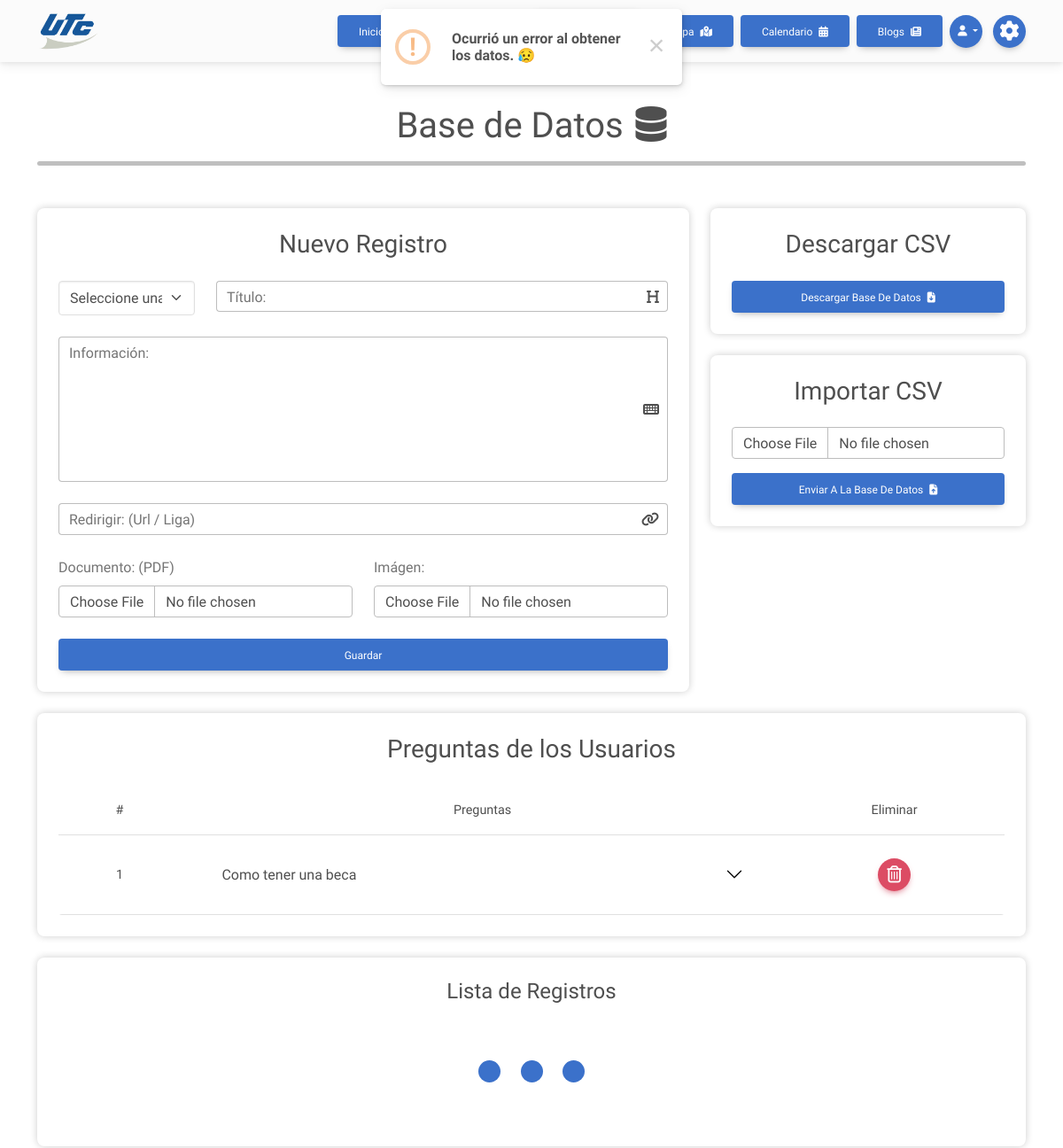
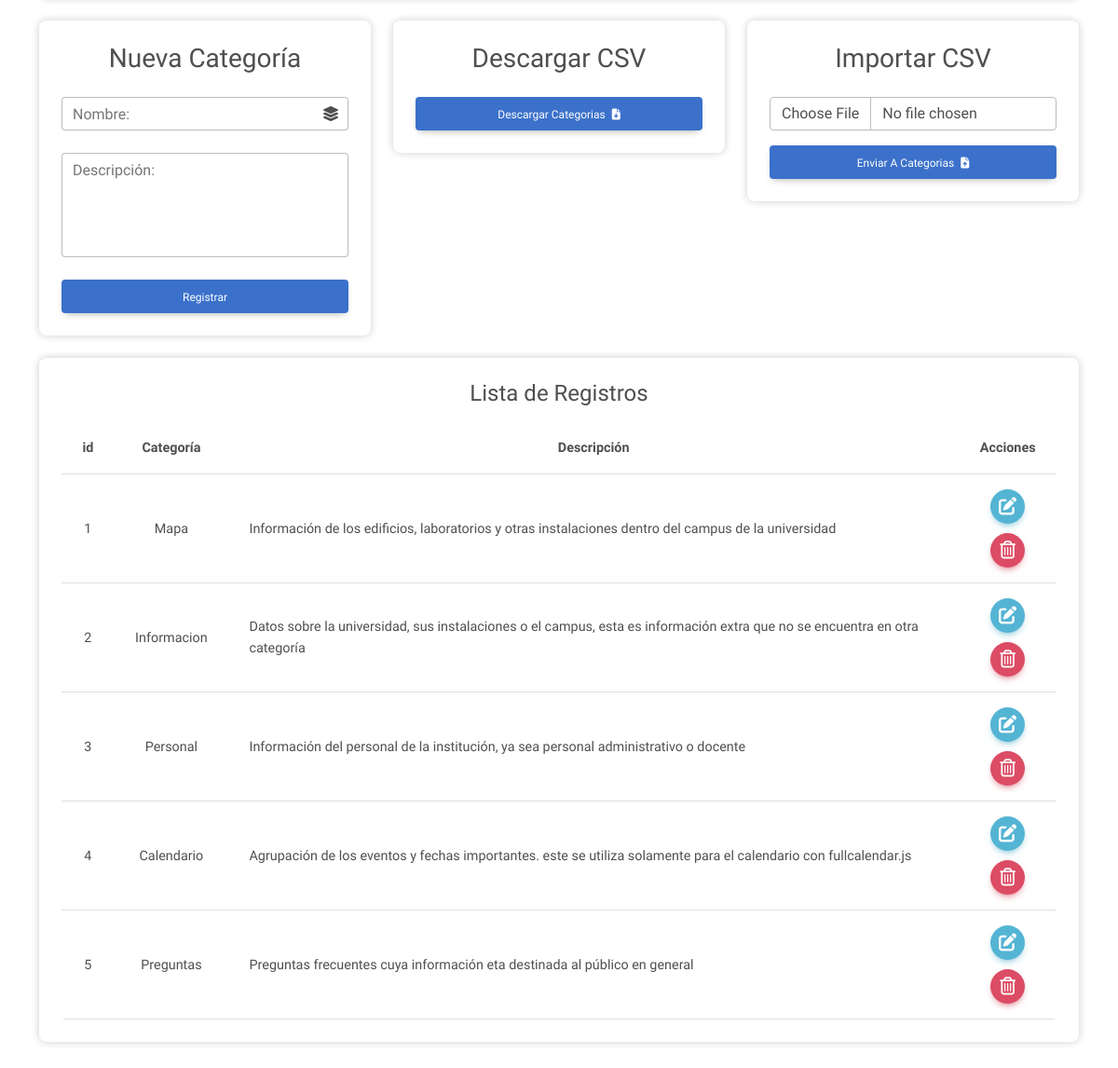
Screenshot of /administracion/base_de_datos/ (signed in) with the database file from the repository (2 pictures, top to bottom).
### cross_asistent/models.py (models this page shows, shortened)
class Preguntas(models.Model):
    pregunta = models.CharField(max_length=150)
    descripcion = models.TextField(blank=True)
    fecha = models.DateTimeField(auto_now_add=True)

class Categorias(models.Model):
    categoria = models.CharField(max_length=50)
    descripcion = models.TextField(null=True, blank=True)
    creacion = models.DateTimeField(auto_now=True)

### cross_asistent/views.py (the view)
# urls.py: path('administracion/base_de_datos/', views.database_page, name='database_page'),
@login_required
@never_cache
def database_page(request):
    context = { 'active_page':'database','pages':functions.pages, 'preguntas_sending':questions_all, 'categorias':categoriasFilter, 'categoriasall':categoriasall }
    return render(request, 'admin/database.html', context)

### cross_asistent/templates/admin/database.html (shortened to what this page needs)
{% extends 'base/widget.html' %}
{% load static %}
{% block link_home %}{% url 'vista_programador' %}{% endblock %}
{% block link_default %}
{% include 'base/widget_links-admin.html' %}
{% endblock %}
{% block extra_head %}
<link rel="stylesheet" href="https://cdn.datatables.net/1.13.1/css/dataTables.bootstrap5.min.css" />
{% endblock %}
{% block content %}
<main class="container container-fluid py-5 {% if not user.is_authenticated %}main_container{% endif %}">
    <div class="mb-5">
        <h1 class="text-center">Base de Datos <i class="fa-solid fa-database ms-1"></i></h1>
        <hr class="hr_divisor mx-4 mx-md-0" />
    </div>
    <div class="row">
        <section class="col-lg-8">
            <section class="card mb-4">
                <div class="card-body">
                    <h3 class="text-center mb-4">Nuevo Registro</h3>
                    <form method="post" action="{% url 'create_database' %}" data-submit-form id="databaseForm" autocomplete="off">
                        <div class="row">
                            <div class="col-md-3">
                                <div class="form-outline mb-4">
                                    <select class="form-select" id="categoria" name="categoria" required>
                                        <option selected disabled hidden>Seleccione una categoría:</option>
                                    </select>
                                </div>
                            </div>
                            <div class="col">
                                <div class="form-outline mb-4" data-mdb-input-init>
                                    <i class="fa-solid fa-heading trailing"></i>
                                    <input type="text" id="titulo" name="titulo" class="form-control form-icon-trailing" required />
                                    <label class="form-label" for="titulo">Título:</label>
                                </div>
                            </div>
                        </div>
                        <div class="form-outline mb-4" data-mdb-input-init>
                            <i class="fa-solid fa-keyboard trailing"></i>
                            <textarea class="form-control form-icon-trailing" id="informacion" name="informacion" rows="6" required></textarea>
                            <label for="informacion" class="form-label">Información:</label>
                        </div>
                        <div class="row">
                            <div class="col-12">
                                <div class="form-outline mb-4" data-mdb-input-init>
                                    <i class="fa-solid fa-link trailing"></i>
                                    <input type="url" id="redirigir" name="redirigir" class="form-control form-icon-trailing" />
                                    <label class="form-label" for="redirigir">Redirigir: (url / liga)</label>
                                </div>
                            </div>
                            <div class="col-md-6">
                                <div class="mb-4">
                                    <label for="documentos" class="form-label">Documento: (PDF)</label>
                                    <input type="file" class="form-control" id="documentos" name="documento" accept="application/pdf">
                                </div>
                            </div>
                            <div class="col-md-6">
                                <div class="mb-4">
                                    <label for="imagenes" class="form-label">Imágen:</label>
                                    <input type="file" class="form-control" id="imagenes" name="imagen" accept="image/jpeg, image/png, image/webp*">
                                </div>
                            </div>
                        </div>
                        <div class="row">
                            <div class="col">
                                <button type="submit" class="btn btn_detail btn-block">Guardar</button>
                            </div>
                        </div>
                    </form>
                </div>
            </section>
        </section>
        <section class="col-lg-4">
            <div>
                <div class="card">
                    <div class="card-body">
                        <h3 class="text-center mb-4">Descargar CSV</h3>
                        <form action="{% url 'export_database' %}" method="get">
                            <button type="submit" class="btn btn_detail btn-block">
                                Descargar Base de Datos <i class="fa-solid fa-file-arrow-down ms-1"></i>
                            </button>
                        </form>
                    </div>
                </div>
            </div>
            <div class="my-4">
                <div class="card">
                    <div class="card-body">
                        <div class="mt5">
                            <h3 class="text-center mb-4">Importar CSV</h3>
                            <form method="POST" enctype="multipart/form-data" action="{% url 'import_database' %}" data-submit-form>
                                <div class="mb-3">
                                    <input type="file" name="file" accept=".csv" class="form-control">
                                </div>
                                <button type="submit" class="btn btn_detail btn-block">
                                    Enviar a la Base de Datos <i class="fa-solid fa-file-arrow-up ms-1"></i>
                                </button>
                            </form>
                        </div>
                    </div>
                </div>
            </div>
        </section>
        <section class="mb-4" id="preguntasEnviadas">
            <div class="card">
                <div class="card-body">
                    <h3 class="text-center mb-4">Preguntas de los Usuarios</h3>
                    {% if preguntas_sending %}
                    <div class="table-responsive rounded" id="table-container">
                        <table class="table table_odd align-middle m-0">
                            <thead>
                                <tr class="text-center">
                                    <th class="d-none d-md-table-cell">#</th>
                                    <th>Preguntas</th>
                                    <th>Eliminar</th>
                                </tr>
                            </thead>
                            <tbody>
                                {% for question in preguntas_sending %}
                                <tr class="results_item table_odd_items">
                                    <td class="text-center d-none d-md-table-cell">{{question.id}}</td>
                                    <td>
                                        <div class="accordion accordion-borderless" id="questionList">
                                            <div class="accordion-item">
                                                <h2 class="accordion-header" id="heading_{{question.id}}">
                                                    <div data-mdb-collapse-init class="accordion-button collapsed" type="button" data-mdb-toggle="collapse"
                                                        data-mdb-target="#collapse_{{question.id}}" aria-expanded="false"
                                                        aria-controls="collapse_{{question.id}}">
                                                        {{question.pregunta}}
                                                    </div>
                                                </h2>
                                            </div>
                                        </div>
                                    </td>
                                    <td>
                                        <div class="d-flex justify-content-center align-items-center">
                                            <form method="post" action="{% url 'question_deleted' %}" data-submit-form>
                                                <button title="Editar Usuario" type="submit" class="btn btn-floating btn-danger">
                                                    <i class="fa-regular fa-trash-can fs-12"></i>
                                                </button>
                                            </form>
                                        </div>
                                    </td>
                                </tr>
                                {% endfor %}
                            </tbody>
                        </table>
                    </div>
                    {% else %}
                    <div class="text-center">
                        <p class="lead m-0">No hay preguntas por el momento.</p>
                    </div>
                    {% endif %}
                </div>
        </section>
        <section>
            <div class="card mb-4">
                <div class="card-body text-center">
                    <h4 class="mb-3">Lista de Registros</h4>
                    <div class="d-flex flex-column align-items-center" data-table-load="tbodyDatabase">
                        <div class="pulse-container my-5">
                            <div class="pulse-bubble bg_detail pulse-bubble-1"></div>
                            <div class="pulse-bubble bg_detail pulse-bubble-2"></div>
                            <div class="pulse-bubble bg_detail pulse-bubble-3"></div>
                        </div>
                    </div>
                </div>
            </div>
        </section>
        {% if user.is_staff %}
        <section class="col-lg-4">
            <div class="card mb-4">
                <div class="card-body">
                    <h3 class="text-center mb-4">Nueva Categoría</h3>
                    <form method="post" action="{% url 'categorias_create' %}" data-submit-form id="categoriasForm" autocomplete="off">
                        <div class="form-outline mb-4" data-mdb-input-init>
                            <i class="fa-solid fa-layer-group trailing"></i>
                            <input type="text" id="categoria" name="categoria" class="form-control form-icon-trailing" required />
                            <label class="form-label" for="categoria">Nombre:</label>
                        </div>
                        <div class="form-outline mb-4" data-mdb-input-init>
                            <textarea class="form-control" id="descripcion" name="descripcion" rows="4" required></textarea>
                            <label for="descripcion" class="form-label">Descripción:</label>
                        </div>
                        <button type="submit" class="btn btn_detail btn-block">Registrar</button>
                    </form>
                </div>
            </div>
        </section>
        <section class="col-lg-4">
            <div class="card mb-4">
                <div class="card-body">
                    <h3 class="text-center mb-4">Descargar CSV</h3>
                    <form action="{% url 'export_categorias' %}" method="get">
                        <button type="submit" class="btn btn_detail btn-block">
                            Descargar Categorias <i class="fa-solid fa-file-arrow-down ms-1"></i>
                        </button>
                    </form>
                </div>
            </div>
        </section>
        <section class="col-lg-4">
            <div class="card mb-4">
                <div class="card-body">
                    <h3 class="text-center mb-4">Importar CSV</h3>
                    <form method="POST" enctype="multipart/form-data" action="{% url 'import_categorias' %}" data-submit-form>
                        <div class="mb-3">
                            <input type="file" name="file" accept=".csv" class="form-control">
                        </div>
                        <button type="submit" class="btn btn_detail btn-block">
                            Enviar a Categorias <i class="fa-solid fa-file-arrow-up ms-1"></i>
                        </button>
                    </form>
                </div>
            </div>
        </section>
        <section class="col-12">
            <div class="card mb-4">
                <div class="card-body text-center">
                    <h4 class="mb-3">Lista de Registros</h4>
                    {% if categoriasall %}
                    <div class="table-responsive rounded" id="table-container">
                        <table class="table table_odd align-middle m-0">
                            <thead>
                                <tr>
                                    <th class="fw-bold text_detail">id</th>
                                    <th class="fw-bold text_detail">Categoría</th>
                                    <th class="fw-bold text_detail">Descripción</th>
                                    <th class="fw-bold text_detail">Acciones</th>
                                </tr>
                            </thead>
                            <tbody>
                                {% for dato in categoriasall %}
                                <tr class="table_odd_items">
                                    <td>{{ dato.id }}</td>
                                    <td>{{ dato.categoria }}</td>
                                    <td class="text-start">{{ dato.descripcion }}</td>
                                    <td>
                                        <div class="d-flex flex-column align-items-center gap_10">
                                            <button type="button" class="btn btn-floating btn-info" data-mdb-ripple-init data-mdb-modal-init
                                                data-mdb-target="#editCTGModal{{ dato.id }}">
                                                <i class="fa-solid fa-edit fs-12"></i>
                                            </button>
                                            <button type="button" class="btn btn-floating btn-danger" data-mdb-ripple-init data-mdb-modal-init
                                                data-mdb-target="#eliminar_modal_{{ dato.id }}">
                                                <i class="fa-regular fa-trash-can fs-12"></i>
                                            </button>
                                        </div>
                                    </td>
                                </tr>
                                {% endfor %}
                            </tbody>
                        </table>
                    </div>
                    {% else %}
                    <div class="text-center mt-5 mb-4">
                        <p class="lead">No hay Datos disponibles en este momento 😯.</p>
                    </div>
                    {% endif %}
                </div>
            </div>
        </section>
        {% endif %}
    </div>
</main>
{% endblock %}

### rows the page displays
Preguntas: id "1", pregunta "Como tener una beca"
Categorias: id "1", categoria "Mapa", descripcion "Información de los edificios, laboratorios y otras instalaciones dentro del campus de la universidad"
Categorias: id "2", categoria "Informacion", descripcion "Datos sobre la universidad, sus instalaciones o el campus, esta es información extra que no se encuentra en otra categoría"
Categorias: id "3", categoria "Personal", descripcion "Información del personal de la institución, ya sea personal administrativo o docente"
Categorias: id "4", categoria "Calendario", descripcion "Agrupación de los eventos y fechas importantes. este se utiliza solamente para el calendario con fullcalendar.js"
Categorias: id "5", categoria "Preguntas", descripcion "Preguntas frecuentes cuya información eta destinada al público en general"

### other values shown
{{ page.display_name }} "Calendario" "Blogs"
